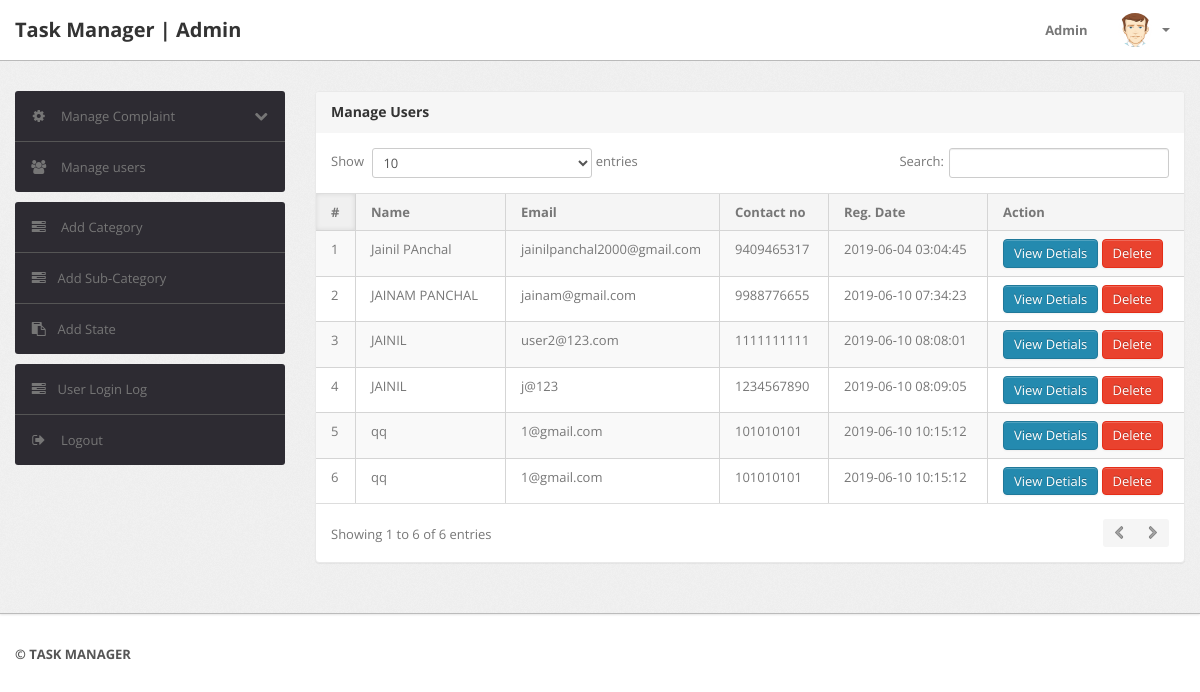
The page /admin/manage-users.php (signed in) on the database its author committed.
### tables this page shows
CREATE TABLE `users` (
  `id` int(11) NOT NULL,
  `fullName` varchar(255) DEFAULT NULL,
  `userEmail` varchar(255) DEFAULT NULL,
  `password` varchar(255) DEFAULT NULL,
  `contactNo` bigint(11) DEFAULT NULL,
  `address` tinytext,
  `State` varchar(255) DEFAULT NULL,
  `country` varchar(255) DEFAULT NULL,
  `pincode` int(6) DEFAULT NULL,
  `userImage` varchar(255) DEFAULT NULL,
  `regDate` timestamp NOT NULL DEFAULT CURRENT_TIMESTAMP,
  `updationDate` timestamp NULL DEFAULT '0000-00-00 00:00:00' ON UPDATE CURRENT_TIMESTAMP,
  `status` int(1) DEFAULT NULL
);

### admin/manage-users.php (the view, shortened to what this page needs)
<?php
include('include/config.php');
if(strlen($_SESSION['alogin'])==0)
	{
header('location:index.php');
}
else{
?>
<!DOCTYPE html>
<html lang="en">
<head>
	<link type="text/css" href="bootstrap/css/bootstrap.min.css" rel="stylesheet">
	<link type="text/css" href="bootstrap/css/bootstrap-responsive.min.css" rel="stylesheet">
	<link type="text/css" href="css/theme.css" rel="stylesheet">
	<link type="text/css" href="images/icons/css/font-awesome.css" rel="stylesheet">
</head>
<body>
<?php include('include/header.php');?>
	<div class="wrapper">
		<div class="container">
			<div class="row">
<?php include('include/sidebar.php');?>
			<div class="span9">
					<div class="content">
	<div class="module">
							<div class="module-head">
								<h3>Manage Users</h3>
							</div>
							<div class="module-body table">
								<table cellpadding="0" cellspacing="0" border="0" class="datatable-1 table table-bordered table-striped	 display" width="100%">
									<thead>
										<tr>
											<th>#</th>
											<th> Name</th>
											<th>Email </th>
											<th>Contact no</th>
											<th>Reg. Date </th>
											<th>Action</th>
										</tr>
									</thead>
									<tbody>
<?php $query=mysqli_query($con,"select * from users");
$cnt=1;
while($row=mysqli_fetch_array($query))
{
?>
										<tr>
											<td><?php echo htmlentities($cnt);?></td>
											<td><?php echo htmlentities($row['fullName']);?></td>
											<td><?php echo htmlentities($row['userEmail']);?></td>
											<td> <?php echo htmlentities($row['contactNo']);?></td>
											<td><?php echo htmlentities($row['regDate']);?></td>
<td><a href="javascript:void(0);" onClick="popUpWindow('http://localhost/cms/admin/userprofile.php?uid=<?php echo htmlentities($row['id']);?>');" title="View Details">
<button type="button" class="btn btn-primary">View Detials</button>
											</a>
<a href="manage-users.php?uid=<?php echo htmlentities($row['id']);?>&&action=del" title="Delete" onClick="return confirm('Do you really want to delete ?')">
<button type="button" class="btn btn-danger">Delete</button></a>
										</td>
										<?php $cnt=$cnt+1; } ?>
								</table>
							</div>
						</div>
					</div>
				</div>
			</div>
		</div>
	</div>
<?php include('include/footer.php');?>
</body>
<?php } ?>

### rows shown on the page
users: fullName "Jainil PAnchal", userEmail "jainilpanchal2000@gmail.com", contactNo "9409465317", regDate "2019-06-04 03:04:45"
users: fullName "JAINAM PANCHAL", userEmail "jainam@gmail.com", contactNo "9988776655", regDate "2019-06-10 07:34:23"
users: fullName "JAINIL", userEmail "user2@123.com", contactNo "1111111111", regDate "2019-06-10 08:08:01"
users: fullName "JAINIL", userEmail "j@123", contactNo "1234567890", regDate "2019-06-10 08:09:05"
users: fullName "qq", userEmail "1@gmail.com", contactNo "101010101", regDate "2019-06-10 10:15:12"
users: fullName "qq", userEmail "1@gmail.com", contactNo "101010101", regDate "2019-06-10 10:15:12"
